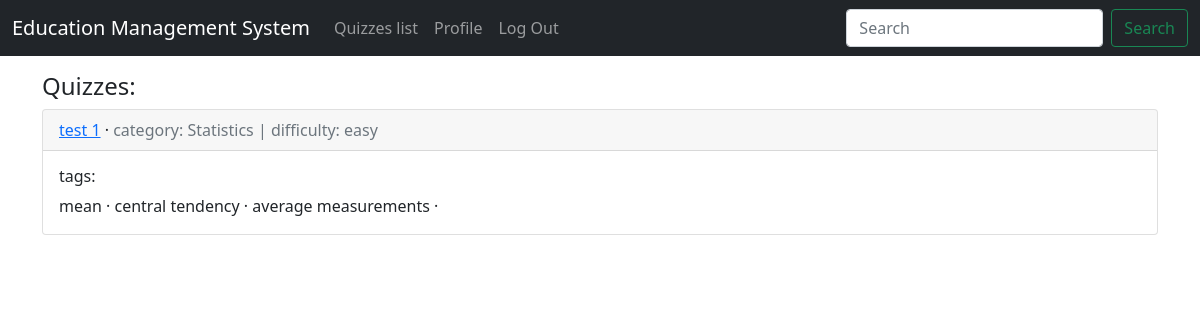
/quizzes/categories/Statistics/ (signed in), run on the app's committed database.
### quizzes/models.py (models this page shows, shortened)
class Quiz(models.Model):
    title = models.CharField(max_length=250)
    category = models.ForeignKey(
            Category,
            on_delete = models.CASCADE,
            related_name = 'quizzes',
    )
    difficulty = models.CharField(max_length=100)
    tags = models.ManyToManyField(Tag)
    questions = models.ManyToManyField(Question)

class Category(models.Model):
    category = models.CharField(max_length=200)
    def __str__(self):
        return self.category

class Tag(models.Model):
    tag = models.CharField(max_length=100)

### quizzes/views.py (the view)
# urls.py: path('categories/<slug:category>/', categorized_quiz_list_view, name='categorized_quiz_list'),
@login_required
def categorized_quiz_list_view(request, category):
    category = Category.objects.get(category=category)
    quiz = category.quizzes.all()
    context = {
        "quizzes": quiz,
    }
    return render(request, 'quizzes/categorized_quiz_list.html', context)

### templates/quizzes/categorized_quiz_list.html
{% extends "base.html" %}
{% block content %}
    <h4>Quizzes: </h4>
    {% for q in quizzes %}
        <div class="card">
            <div class="card-header">
                <span class="font-weight-bold">
                    <a href="{% url 'quizzes:quiz_detail' q.category q.id %}">{{ q.title }}</a>
                </span> &middot;
                <span class="text-muted">
                    category: {{ q.category }} | difficulty: {{ q.difficulty }}
                </span>
            </div>
            <div class="card-body">
                <h6>tags: </h6>
                {% for t in q.tags.all %}
                    <span class="font-weight-bold">{{ t.tag }} &middot;</span>
                {% endfor %}
            </div>
        </div>
        <br>
    {% endfor %}
{% endblock content %}

### data on the page
Quiz: title "test 1", category "Statistics", difficulty "easy"
Tag: tag "mean"
Tag: tag "central tendency"
Tag: tag "average measurements"
